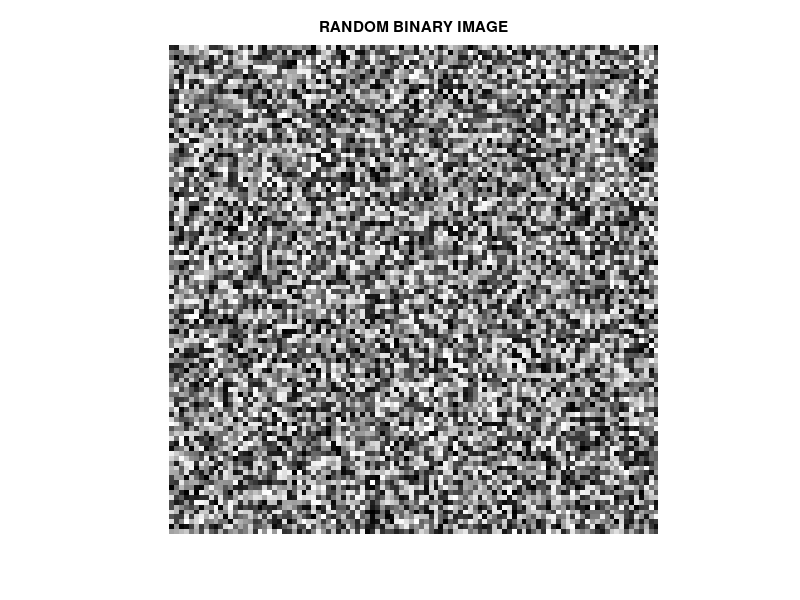

Write the MATLAB code that produced this figure.
clc
clear all
close all
row=100
column=100
img=rand(row,column)
img1=round(img);
imshow(img)
title('RANDOM BINARY IMAGE')
